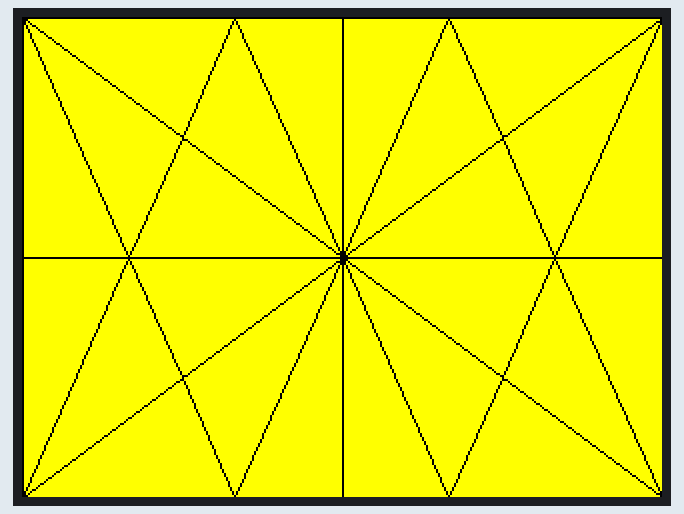
This sketch was run on a simulated Arduino Uno, built with avr-gcc and run on an emulated ATmega328P. Shown: 320×240 colour display.

Above: at 0.4 s.

The sketch:

Ej5_subhexelSector.ino
```cpp
#include <SPI.h>
#include <Adafruit_GFX.h>    // Core graphics library
#include <Adafruit_ILI9341.h> // Hardware-specific library

#define TFT_CS   7
#define TFT_DC   6

// Assign human-readable names to some common 16-bit color values:
#define BLACK       0x0000      /*   0,   0,   0 */
#define NAVY        0x000F      /*   0,   0, 128 */
#define DARKGREEN   0x03E0      /*   0, 128,   0 */
#define DARKCYAN    0x03EF      /*   0, 128, 128 */
#define MAROON      0x7800      /* 128,   0,   0 */
#define PURPLE      0x780F      /* 128,   0, 128 */
#define OLIVE       0x7BE0      /* 128, 128,   0 */
#define LIGHTGREY   0xC618      /* 192, 192, 192 */
#define DARKGREY    0x7BEF      /* 128, 128, 128 */
#define BLUE        0x001F      /*   0,   0, 255 */
#define GREEN       0x07E0      /*   0, 255,   0 */
#define CYAN        0x07FF      /*   0, 255, 255 */
#define RED         0xF800      /* 255,   0,   0 */
#define MAGENTA     0xF81F      /* 255,   0, 255 */
#define YELLOW      0xFFE0      /* 255, 255,   0 */
#define WHITE       0xFFFF      /* 255, 255, 255 */
#define ORANGE      0xFD20      /* 255, 165,   0 */
#define GREENYELLOW 0xAFE5      /* 173, 255,  47 */
#define PINK        0xF81F

//Declaracion objeto TFT
Adafruit_ILI9341 tft = Adafruit_ILI9341(TFT_CS, TFT_DC);

//Variables globales de TFT y de malla
int width, height;
  //Numero de filas, columnas, anchura y altura de subpixel
int col, row;

void setup() {
  Serial.begin(9600);
  tft.begin(); // Begin ILI9341

  tft.setRotation(1);
  tft.fillScreen(YELLOW);

  width = tft.width();
  height = tft.height();

  //Ahora subdiviremos los triangulos en otros subtriangulos con las coordenadas definidas para crear una subdivision denominada subhexel
  //Pero ahora que podemos definir si queremos dibujarlo de forma invertida vamos a desarrollar nuestra funcion para definir los sutriangulos en un conjunto de 4 zonas.

  //Estas zonas se denominan cuadrantes y tenemos que operar entre ellos para desarrollar una malla completa.
  //Al igual que la funcion drawRect, vamos a desarrollar 4 parametros adicionales para determinar la posicion de inicio en X y en Y, la anchura, la altura y una condicion de inversion para que se cree la malla

  int posx = 0;
  int posy=0;

  subhexel(posx, posy, width/2, height/2, 1, BLACK);
  subhexel(posx+width/2, posy, width/2, height/2, 0, BLACK);
  subhexel(posx, posy+height/2, width/2, height/2, 0, BLACK);
  subhexel(posx+width/2, posy+height/2, width/2, height/2, 1, BLACK);

}

void loop() {

}

void subhexel(float pos_x, float pos_y, int w , int h, bool sym, uint16_t color){

    float PX[] = {0 + pos_x ,w/3 + pos_x, w/2 + pos_x, 2*w/3 + pos_x, w + pos_x};
    float PY[]= {0 + pos_y, h/2+ pos_y, h+ pos_y};

    if (!sym){

      PY[0] = h + pos_y;
      PY[1] = h/2 + pos_y;
      PY[2] = 0 + pos_y;
    }

    //Vamos a crear 6 subtriangulos dentro de el area determinada

    tft.drawTriangle(   PX[0], PY[0], PX[1], PY[2] , PX[0], PY[2], color);
    tft.drawTriangle(   PX[0], PY[0], PX[2], PY[1] , PX[1], PY[2], color);
    tft.drawTriangle(   PX[0], PY[0], PX[3], PY[0] , PX[2], PY[1], color);

    tft.drawTriangle(   PX[4], PY[2], PX[3], PY[0], PX[4], PY[0] , color);
    tft.drawTriangle(   PX[4], PY[2], PX[2], PY[1], PX[3], PY[0] , color);
    tft.drawTriangle(   PX[4], PY[2], PX[1], PY[2] , PX[2], PY[1] , color);

    //borderCorrection();
}

void borderCorrection(){
  tft.drawFastHLine(-2, -1, width,  BLACK);
  tft.drawFastVLine(-2, -1, height,  BLACK);
  tft.drawFastVLine(-1, -1, height,  BLACK);
}
```
